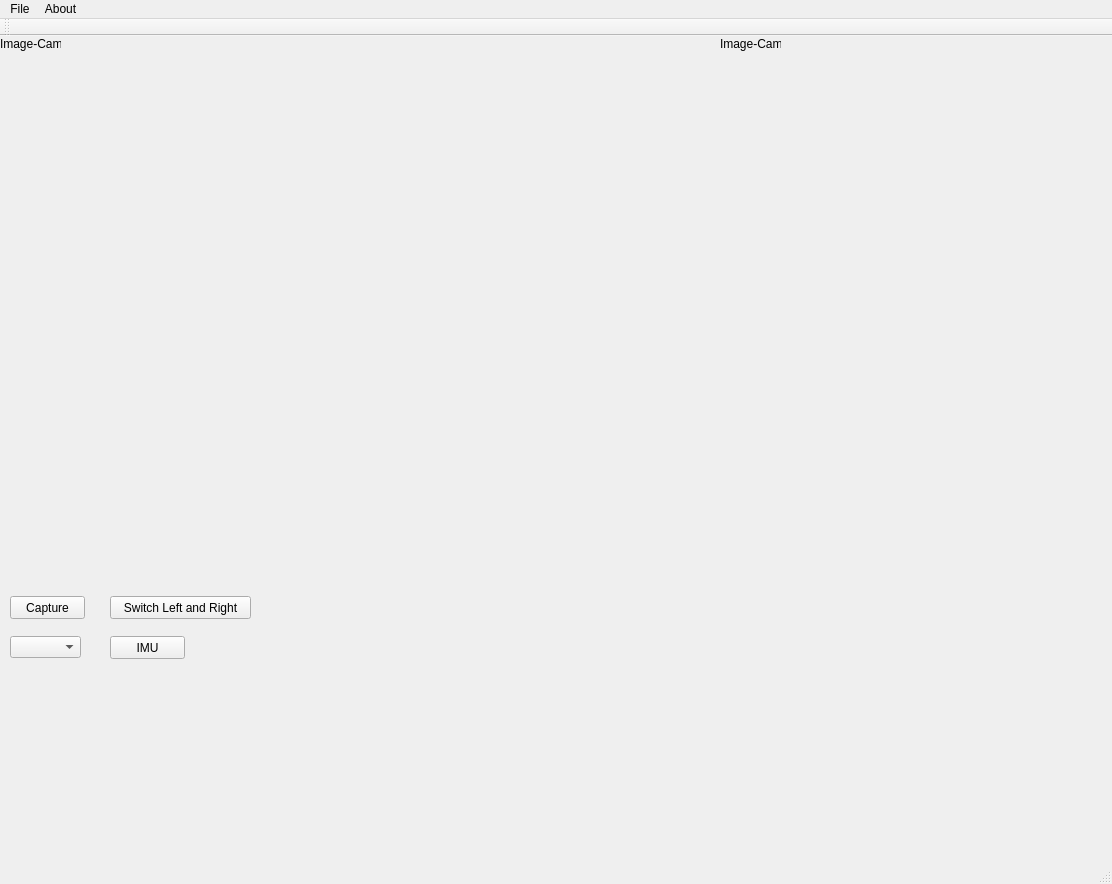
<?xml version="1.0" encoding="UTF-8"?>
<ui version="4.0">
 <class>CoolEyeClass</class>
 <widget class="QMainWindow" name="CoolEyeClass">
  <property name="windowModality">
   <enum>Qt::WindowModal</enum>
  </property>
  <property name="geometry">
   <rect>
    <x>0</x>
    <y>0</y>
    <width>1112</width>
    <height>884</height>
   </rect>
  </property>
  <property name="windowTitle">
   <string>CoolEye</string>
  </property>
  <property name="windowIcon">
   <iconset>
    <normaloff>C:/Users/liuwei/Desktop/cooleye.png</normaloff>C:/Users/liuwei/Desktop/cooleye.png</iconset>
  </property>
  <property name="autoFillBackground">
   <bool>true</bool>
  </property>
  <widget class="QWidget" name="centralWidget">
   <widget class="QLabel" name="label_image_caml">
    <property name="geometry">
     <rect>
      <x>0</x>
      <y>0</y>
      <width>61</width>
      <height>16</height>
     </rect>
    </property>
    <property name="text">
     <string>Image-CamL</string>
    </property>
   </widget>
   <widget class="QLabel" name="label_image_camr">
    <property name="geometry">
     <rect>
      <x>720</x>
      <y>0</y>
      <width>61</width>
      <height>16</height>
     </rect>
    </property>
    <property name="text">
     <string>Image-CamR</string>
    </property>
   </widget>
   <widget class="QPushButton" name="pB_Capture">
    <property name="geometry">
     <rect>
      <x>10</x>
      <y>560</y>
      <width>75</width>
      <height>23</height>
     </rect>
    </property>
    <property name="text">
     <string>Capture</string>
    </property>
   </widget>
   <widget class="QPushButton" name="pB_Capture_2">
    <property name="geometry">
     <rect>
      <x>110</x>
      <y>600</y>
      <width>75</width>
      <height>23</height>
     </rect>
    </property>
    <property name="text">
     <string>IMU</string>
    </property>
   </widget>
   <widget class="QComboBox" name="cbB_uart">
    <property name="geometry">
     <rect>
      <x>10</x>
      <y>600</y>
      <width>71</width>
      <height>22</height>
     </rect>
    </property>
   </widget>
   <widget class="QPushButton" name="pB_Switch_LR">
    <property name="geometry">
     <rect>
      <x>110</x>
      <y>560</y>
      <width>141</width>
      <height>23</height>
     </rect>
    </property>
    <property name="text">
     <string>Switch Left and Right</string>
    </property>
   </widget>
  </widget>
  <widget class="QMenuBar" name="menuBar">
   <property name="geometry">
    <rect>
     <x>0</x>
     <y>0</y>
     <width>1112</width>
     <height>23</height>
    </rect>
   </property>
   <widget class="QMenu" name="menu">
    <property name="title">
     <string>File</string>
    </property>
   </widget>
   <widget class="QMenu" name="menuAbout">
    <property name="title">
     <string>About</string>
    </property>
   </widget>
   <addaction name="menu"/>
   <addaction name="menuAbout"/>
  </widget>
  <widget class="QToolBar" name="mainToolBar">
   <attribute name="toolBarArea">
    <enum>TopToolBarArea</enum>
   </attribute>
   <attribute name="toolBarBreak">
    <bool>false</bool>
   </attribute>
  </widget>
  <widget class="QStatusBar" name="statusBar"/>
 </widget>
 <layoutdefault spacing="6" margin="11"/>
 <resources>
  <include location="cooleye.qrc"/>
 </resources>
 <connections/>
 <slots>
  <slot>SL_Caputre()</slot>
 </slots>
</ui>
